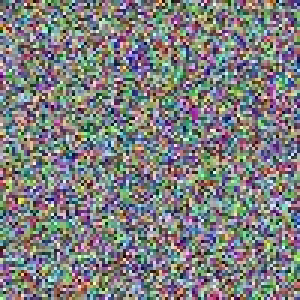
#> input picture backend/test.jpg, 100 x 100 px (shown 3 times larger)
$ python -i color_correlation_analysis.py   (imports and definitions only)
#> lines starting #> are read from the running program, lines starting #| are printed output that depends on the picture
#> further down, picture is the input picture: shape (100, 100, 3); mean B, G, R 127.1, 126.6, 125.5
import cv2
import numpy as np
from scipy.stats import pearsonr

# [60 lines left out: functions analyze_rgb_correlation, analyze_channel_variance_ratio, not called in this run]

def analyze_color_distribution_uniformity(frame):
    """Analyze color distribution uniformity"""
    try:
        # Convert to different color spaces
        hsv = cv2.cvtColor(frame, cv2.COLOR_BGR2HSV)
#> hsv: shape (100, 100, 3); mean H, S, V 88.8, 76.8, 146.4
        lab = cv2.cvtColor(frame, cv2.COLOR_BGR2LAB)
#> lab: shape (100, 100, 3); mean of channels 0, 1, 2 134.7, 128.9, 128

        # Analyze HSV distribution
        h, s, v = cv2.split(hsv)
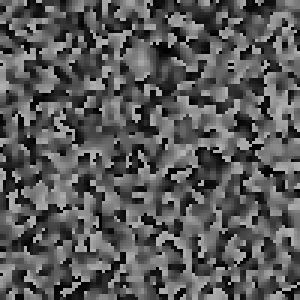
#> h: shape (100, 100) (shown 3 times larger); min 0, max 179, mean 88.8
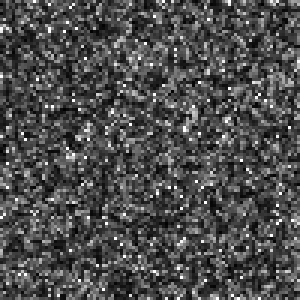
#> s: shape (100, 100) (shown 3 times larger); min 0, max 255, mean 76.8
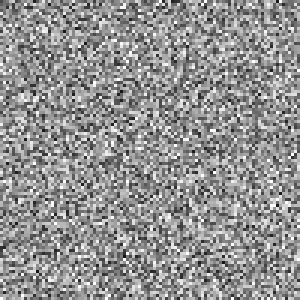
#> v: shape (100, 100) (shown 3 times larger); min 20, max 255, mean 146.4

        # Calculate histogram uniformity for each channel
        hist_h = cv2.calcHist([h], [0], None, [180], [0, 180])
#> hist_h = 180 values, max 112 at index 80, min 29 at index 31, mean 55.56
        hist_s = cv2.calcHist([s], [0], None, [256], [0, 256])
#> hist_s = 256 values, max 121 at index 49, min 0 at index 1, mean 39.06
        hist_v = cv2.calcHist([v], [0], None, [256], [0, 256])
#> hist_v = 256 values, max 89 at index 128, min 0 at index 0, mean 39.06

        # Calculate uniformity (lower variance = more uniform = more suspicious)
        uniformity_h = 1 / (1 + np.var(hist_h))
#> uniformity_h = 0.00461
        uniformity_s = 1 / (1 + np.var(hist_s))
#> uniformity_s = 0.000755
        uniformity_v = 1 / (1 + np.var(hist_v))
#> uniformity_v = 0.00152

        avg_uniformity = (uniformity_h + uniformity_s + uniformity_v) / 3
#> avg_uniformity = 0.00229

        return min(1.0, avg_uniformity * 1000)
    except:
        return 0.5

# [176 lines left out: functions detect_color_quantization, analyze_color_temperature_consistency, analyze_chromatic_aberration, analyze_color_correlation_artifacts, analyze_color_space_consistency, not called in this run]

>>> import cv2
>>> picture = cv2.imread('../test.jpg')
>>> result = analyze_color_distribution_uniformity(picture)
#> result = 1
